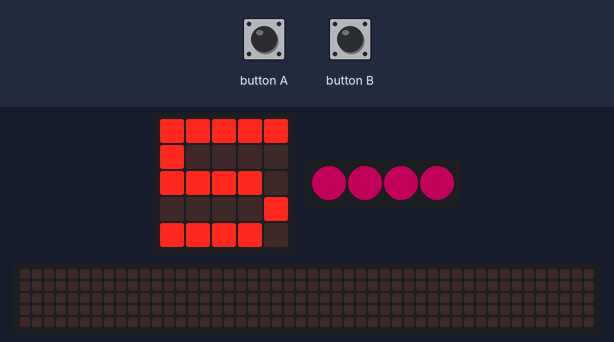
The program below on a simulated BBC micro:bit (MakeCode). On the bench: the board's 5×5 LED display, 4 RGB LEDs in strip order, left to right, a strip that is not on the board, showing the scrolling text unrolled. Inputs (shaded band) come from the test bench. Dim RGB values are drawn brighter than linear; the 48×5 strip is a reading aid, not a part: it shows the text the display is scrolling, unrolled, one strip-width of it at a time.

Above: at 1.9 s.
2.0 s: button A pressed for 0.15 s
At 2.42 s:
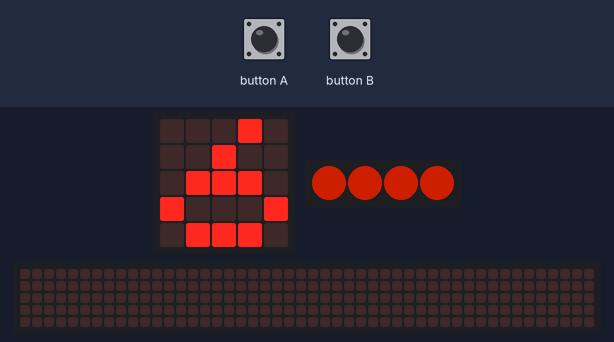
2.7 s: button B pressed for 0.15 s
At 3.33 s:
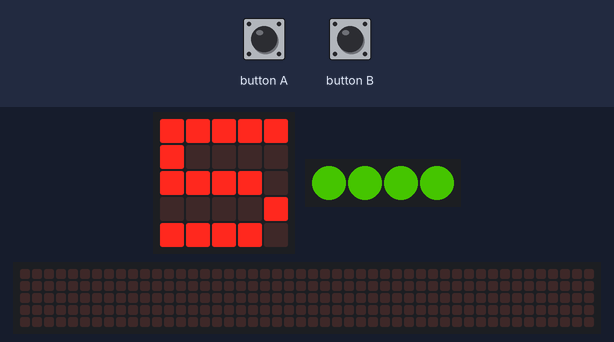
3.4 s: button A pressed for 0.15 s
At 3.94 s:
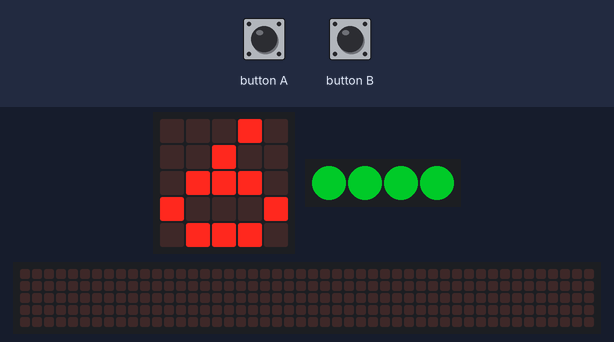
4.1 s: button B pressed for 0.15 s
At 4.55 s:
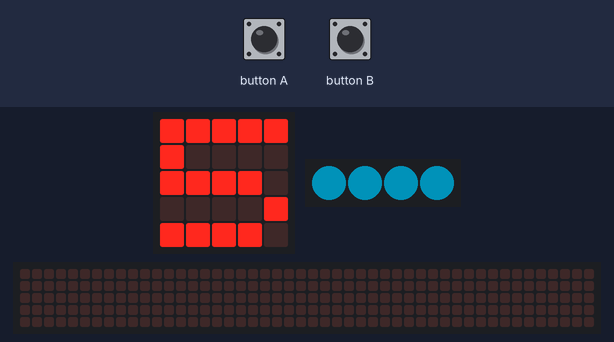
4.8 s: button A pressed 5 times (0.12 s each, 0.3 s apart)
At 5.45 s:
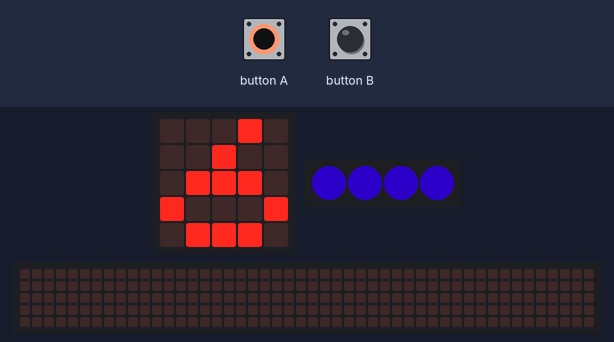
9.3 s: button A pressed for 0.15 s
At 11.95 s:
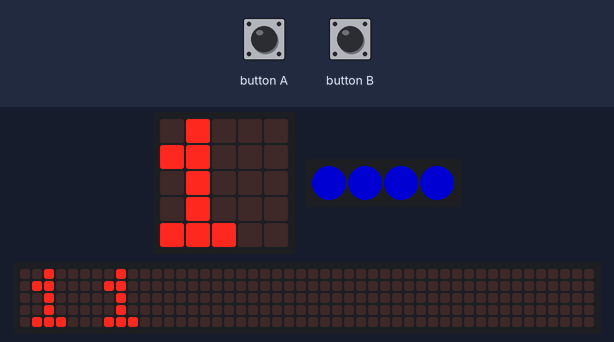
Timing chart, 0 to 12.9 s (numbered marks = the images above; inputs shaded):
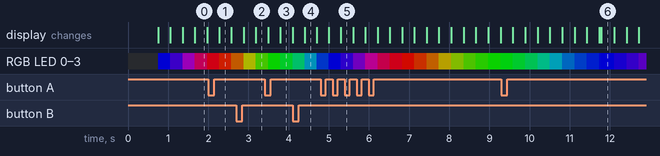

Measured:
- after the input at 9.3 s, the display: first differs from a run without the input after 1.8 s (image 6 shows a later state)

The program:

main.ts
```typescript
input.onButtonPressed(Button.A, function () {
    Velocidad += 1
    basic.showNumber(Velocidad)
})
input.onButtonPressed(Button.B, function () {
    Velocidad += -1
    basic.showNumber(Velocidad)
})
let BLUE = 0
let GREEN = 0
let RED = 0
let Velocidad = 0
Velocidad = 5
let LucesRGB = neopixel.create(DigitalPin.P15, 4, NeoPixelMode.RGB)
basic.showNumber(Velocidad)
basic.forever(function () {
    RED = 0
    GREEN = 0
    BLUE = 255
    for (let index = 0; index < 255; index++) {
        RED += 1
        BLUE += -1
        LucesRGB.showColor(neopixel.rgb(RED, GREEN, BLUE))
        basic.pause(Velocidad)
    }
    for (let index = 0; index < 255; index++) {
        GREEN += 1
        RED += -1
        LucesRGB.showColor(neopixel.rgb(RED, GREEN, BLUE))
        basic.pause(Velocidad)
    }
    for (let index = 0; index < 255; index++) {
        BLUE += 1
        GREEN += -1
        LucesRGB.showColor(neopixel.rgb(RED, GREEN, BLUE))
        basic.pause(Velocidad)
    }
})
```

test.ts
```typescript
// aquí va el archivo "tests"; esto no se compilará cuando este paquete se utilice como una extensión.
```
